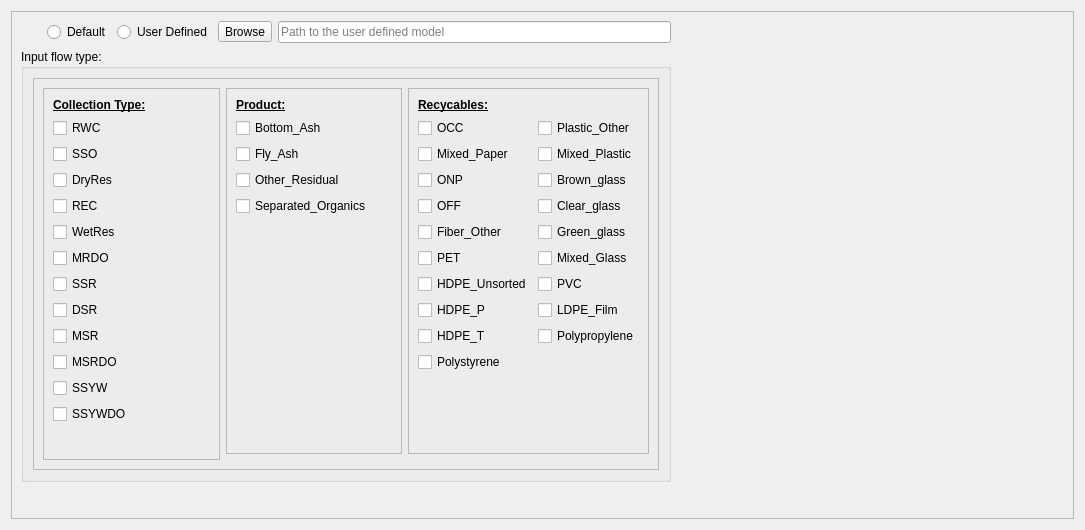
                     <widget class="QWidget" name="Landfill">
                      <property name="geometry">
                       <rect>
                        <x>0</x>
                        <y>0</y>
                        <width>1085</width>
                        <height>530</height>
                       </rect>
                      </property>
                      <attribute name="label">
                       <string>Landfill (LF)</string>
                      </attribute>
                      <layout class="QGridLayout" name="gridLayout_23">
                       <item row="0" column="0">
                        <widget class="QFrame" name="frame_11">
                         <property name="frameShape">
                          <enum>QFrame::StyledPanel</enum>
                         </property>
                         <property name="frameShadow">
                          <enum>QFrame::Raised</enum>
                         </property>
                         <layout class="QGridLayout" name="gridLayout_24">
                          <item row="5" column="0">
                           <spacer name="verticalSpacer_8">
                            <property name="orientation">
                             <enum>Qt::Vertical</enum>
                            </property>
                            <property name="sizeHint" stdset="0">
                             <size>
                              <width>20</width>
                              <height>40</height>
                             </size>
                            </property>
                           </spacer>
                          </item>
                          <item row="0" column="2">
                           <widget class="QRadioButton" name="IT_UserDefine">
                            <property name="text">
                             <string>User Defined</string>
                            </property>
                           </widget>
                          </item>
                          <item row="4" column="0" colspan="5">
                           <widget class="QGroupBox" name="groupBox">
                            <property name="minimumSize">
                             <size>
                              <width>400</width>
                              <height>330</height>
                             </size>
                            </property>
                            <property name="title">
                             <string>Input flow type:</string>
                            </property>
                            <layout class="QGridLayout" name="gridLayout_54">
                             <item row="0" column="0">
                              <widget class="QFrame" name="frame_12">
                               <property name="frameShape">
                                <enum>QFrame::StyledPanel</enum>
                               </property>
                               <property name="frameShadow">
                                <enum>QFrame::Raised</enum>
                               </property>
                               <layout class="QGridLayout" name="gridLayout_26">
                                <item row="0" column="2">
                                 <widget class="QFrame" name="frame_13">
                                  <property name="frameShape">
                                   <enum>QFrame::StyledPanel</enum>
                                  </property>
                                  <property name="frameShadow">
                                   <enum>QFrame::Raised</enum>
                                  </property>
                                  <layout class="QGridLayout" name="gridLayout_27">
                                   <item row="5" column="0">
                                    <widget class="QCheckBox" name="IT_Fiber_Other">
                                     <property name="text">
                                      <string>Fiber_Other</string>
                                     </property>
                                    </widget>
                                   </item>
                                   <item row="7" column="1">
                                    <widget class="QCheckBox" name="IT_PVC">
                                     <property name="text">
                                      <string>PVC</string>
                                     </property>
                                    </widget>
                                   </item>
                                   <item row="10" column="1">
                                    <widget class="QCheckBox" name="IT_Polypropylene">
                                     <property name="text">
                                      <string>Polypropylene</string>
                                     </property>
                                    </widget>
                                   </item>
                                   <item row="2" column="1">
                                    <widget class="QCheckBox" name="IT_Mixed_Plastic">
                                     <property name="text">
                                      <string>Mixed_Plastic</string>
                                     </property>
                                    </widget>
                                   </item>
                                   <item row="10" column="0">
                                    <widget class="QCheckBox" name="IT_HDPE_T">
                                     <property name="text">
                                      <string>HDPE_T</string>
                                     </property>
                                    </widget>
                                   </item>
                                   <item row="5" column="1">
                                    <widget class="QCheckBox" name="IT_Green_glass">
                                     <property name="text">
                                      <string>Green_glass</string>
                                     </property>
                                    </widget>
                                   </item>
                                   <item row="4" column="0">
                                    <widget class="QCheckBox" name="IT_OFF">
                                     <property name="text">
                                      <string>OFF</string>
                                     </property>
                                    </widget>
                                   </item>
                                   <item row="8" column="0">
                                    <widget class="QCheckBox" name="IT_HDPE_P">
                                     <property name="text">
                                      <string>HDPE_P</string>
                                     </property>
                                    </widget>
                                   </item>
                                   <item row="7" column="0">
                                    <widget class="QCheckBox" name="IT_HDPE_Unsorted">
                                     <property name="text">
                                      <string>HDPE_Unsorted</string>
                                     </property>
                                    </widget>
                                   </item>
                                   <item row="8" column="1">
                                    <widget class="QCheckBox" name="IT_LDPE_Film">
                                     <property name="text">
                                      <string>LDPE_Film</string>
                                     </property>
                                    </widget>
                                   </item>
                                   <item row="3" column="1">
                                    <widget class="QCheckBox" name="IT_Brown_glass">
                                     <property name="text">
                                      <string>Brown_glass</string>
                                     </property>
                                    </widget>
                                   </item>
                                   <item row="16" column="0">
                                    <spacer name="verticalSpacer_6">
                                     <property name="orientation">
                                      <enum>Qt::Vertical</enum>
                                     </property>
                                     <property name="sizeHint" stdset="0">
                                      <size>
                                       <width>20</width>
                                       <height>40</height>
                                      </size>
                                     </property>
                                    </spacer>
                                   </item>
                                   <item row="1" column="1">
                                    <widget class="QCheckBox" name="IT_Plastic_Other">
                                     <property name="text">
                                      <string>Plastic_Other</string>
                                     </property>
                                    </widget>
                                   </item>
                                   <item row="4" column="1">
                                    <widget class="QCheckBox" name="IT_Clear_glass">
                                     <property name="text">
                                      <string>Clear_glass</string>
                                     </property>
                                    </widget>
                                   </item>
                                   <item row="2" column="0">
                                    <widget class="QCheckBox" name="IT_Mixed_Paper">
                                     <property name="text">
                                      <string>Mixed_Paper</string>
                                     </property>
                                    </widget>
                                   </item>
                                   <item row="3" column="0">
                                    <widget class="QCheckBox" name="IT_ONP">
                                     <property name="text">
                                      <string>ONP</string>
                                     </property>
                                    </widget>
                                   </item>
                                   <item row="15" column="0">
                                    <widget class="QCheckBox" name="IT_Polystyrene">
                                     <property name="text">
                                      <string>Polystyrene</string>
                                     </property>
                                    </widget>
                                   </item>
                                   <item row="6" column="0">
                                    <widget class="QCheckBox" name="IT_PET">
                                     <property name="text">
                                      <string>PET</string>
                                     </property>
                                    </widget>
                                   </item>
                                   <item row="6" column="1">
                                    <widget class="QCheckBox" name="IT_Mixed_Glass">
                                     <property name="text">
                                      <string>Mixed_Glass</string>
                                     </property>
                                    </widget>
                                   </item>
                                   <item row="1" column="0">
                                    <widget class="QCheckBox" name="IT_OCC">
                                     <property name="text">
                                      <string>OCC</string>
                                     </property>
                                    </widget>
                                   </item>
                                   <item row="0" column="0" colspan="2">
                                    <widget class="QLabel" name="label_24">
                                     <property name="font">
                                      <font>
                                       <weight>75</weight>
                                       <bold>true</bold>
                                       <underline>true</underline>
                                       <kerning>true</kerning>
                                      </font>
                                     </property>
                                     <property name="text">
                                      <string>Recycables:</string>
                                     </property>
                                    </widget>
                                   </item>
                                  </layout>
                                 </widget>
                                </item>
                                <item row="0" column="0" rowspan="2">
                                 <widget class="QFrame" name="frame_15">
                                  <property name="frameShape">
                                   <enum>QFrame::StyledPanel</enum>
                                  </property>
                                  <property name="frameShadow">
                                   <enum>QFrame::Raised</enum>
                                  </property>
                                  <layout class="QGridLayout" name="gridLayout_29">
                                   <item row="10" column="0">
                                    <widget class="QCheckBox" name="IT_MSRDO">
                                     <property name="text">
                                      <string>MSRDO</string>
                                     </property>
                                    </widget>
                                   </item>
                                   <item row="2" column="0">
                                    <widget class="QCheckBox" name="IT_SSO">
                                     <property name="text">
                                      <string>SSO</string>
                                     </property>
                                    </widget>
                                   </item>
                                   <item row="3" column="0">
                                    <widget class="QCheckBox" name="IT_DryRes">
                                     <property name="sizePolicy">
                                      <sizepolicy hsizetype="Minimum" vsizetype="Fixed">
                                       <horstretch>0</horstretch>
                                       <verstretch>0</verstretch>
                                      </sizepolicy>
                                     </property>
                                     <property name="text">
                                      <string>DryRes</string>
                                     </property>
                                    </widget>
                                   </item>
                                   <item row="13" column="0">
                                    <spacer name="verticalSpacer_5">
                                     <property name="orientation">
                                      <enum>Qt::Vertical</enum>
                                     </property>
                                     <property name="sizeHint" stdset="0">
                                      <size>
                                       <width>20</width>
                                       <height>40</height>
                                      </size>
                                     </property>
                                    </spacer>
                                   </item>
                                   <item row="5" column="0">
                                    <widget class="QCheckBox" name="IT_WetRes">
                                     <property name="text">
                                      <string>WetRes</string>
                                     </property>
                                    </widget>
                                   </item>
                                   <item row="7" column="0">
                                    <widget class="QCheckBox" name="IT_SSR">
                                     <property name="text">
                                      <string>SSR</string>
                                     </property>
                                    </widget>
                                   </item>
                                   <item row="9" column="0">
                                    <widget class="QCheckBox" name="IT_MSR">
                                     <property name="text">
                                      <string>MSR</string>
                                     </property>
                                    </widget>
                                   </item>
                                   <item row="6" column="0">
                                    <widget class="QCheckBox" name="IT_MRDO">
                                     <property name="text">
                                      <string>MRDO</string>
                                     </property>
                                    </widget>
                                   </item>
                                   <item row="0" column="0">
                                    <widget class="QLabel" name="label_22">
                                     <property name="font">
                                      <font>
                                       <weight>75</weight>
                                       <italic>false</italic>
                                       <bold>true</bold>
                                       <underline>true</underline>
                                       <kerning>true</kerning>
                                      </font>
                                     </property>
                                     <property name="text">
                                      <string>Collection Type:</string>
                                     </property>
                                    </widget>
                                   </item>
                                   <item row="8" column="0">
                                    <widget class="QCheckBox" name="IT_DSR">
                                     <property name="text">
                                      <string>DSR</string>
                                     </property>
                                    </widget>
                                   </item>
                                   <item row="1" column="0">
                                    <widget class="QCheckBox" name="IT_RWC">
                                     <property name="sizePolicy">
                                      <sizepolicy hsizetype="Minimum" vsizetype="Fixed">
                                       <horstretch>0</horstretch>
                                       <verstretch>0</verstretch>
                                      </sizepolicy>
                                     </property>
                                     <property name="text">
                                      <string>RWC</string>
                                     </property>
                                    </widget>
                                   </item>
                                   <item row="4" column="0">
                                    <widget class="QCheckBox" name="IT_REC">
                                     <property name="text">
                                      <string>REC</string>
                                     </property>
                                    </widget>
                                   </item>
                                   <item row="11" column="0">
                                    <widget class="QCheckBox" name="IT_SSYW">
                                     <property name="text">
                                      <string>SSYW</string>
                                     </property>
                                    </widget>
                                   </item>
                                   <item row="12" column="0">
                                    <widget class="QCheckBox" name="IT_SSYWDO">
                                     <property name="text">
                                      <string>SSYWDO</string>
                                     </property>
                                    </widget>
                                   </item>
                                  </layout>
                                 </widget>
                                </item>
                                <item row="0" column="1">
                                 <widget class="QFrame" name="frame_14">
                                  <property name="frameShape">
                                   <enum>QFrame::StyledPanel</enum>
                                  </property>
                                  <property name="frameShadow">
                                   <enum>QFrame::Raised</enum>
                                  </property>
                                  <layout class="QGridLayout" name="gridLayout_28">
                                   <item row="2" column="0">
                                    <widget class="QCheckBox" name="IT_Fly_Ash">
                                     <property name="text">
                                      <string>Fly_Ash</string>
                                     </property>
                                    </widget>
                                   </item>
                                   <item row="1" column="0">
                                    <widget class="QCheckBox" name="IT_Bottom_Ash">
                                     <property name="text">
                                      <string>Bottom_Ash</string>
                                     </property>
                                    </widget>
                                   </item>
                                   <item row="3" column="0">
                                    <widget class="QCheckBox" name="IT_Other_Residual">
                                     <property name="text">
                                      <string>Other_Residual</string>
                                     </property>
                                    </widget>
                                   </item>
                                   <item row="5" column="0">
                                    <spacer name="verticalSpacer_7">
                                     <property name="orientation">
                                      <enum>Qt::Vertical</enum>
                                     </property>
                                     <property name="sizeHint" stdset="0">
                                      <size>
                                       <width>20</width>
                                       <height>40</height>
                                      </size>
                                     </property>
                                    </spacer>
                                   </item>
                                   <item row="4" column="0">
                                    <widget class="QCheckBox" name="IT_Separated_Organics">
                                     <property name="text">
                                      <string>Separated_Organics</string>
                                     </property>
                                    </widget>
                                   </item>
                                   <item row="0" column="0">
                                    <widget class="QLabel" name="label_23">
                                     <property name="font">
                                      <font>
                                       <weight>75</weight>
                                       <bold>true</bold>
                                       <underline>true</underline>
                                       <kerning>true</kerning>
                                      </font>
                                     </property>
                                     <property name="text">
                                      <string>Product:</string>
                                     </property>
                                    </widget>
                                   </item>
                                  </layout>
                                 </widget>
                                </item>
                               </layout>
                              </widget>
                             </item>
                            </layout>
                           </widget>
                          </item>
                          <item row="4" column="5">
                           <spacer name="horizontalSpacer_4">
                            <property name="orientation">
                             <enum>Qt::Horizontal</enum>
                            </property>
                            <property name="sizeHint" stdset="0">
                             <size>
                              <width>40</width>
                              <height>20</height>
                             </size>
                            </property>
                           </spacer>
                          </item>
                          <item row="0" column="1">
                           <widget class="QRadioButton" name="IT_Default">
                            <property name="text">
                             <string>Default</string>
                            </property>
                           </widget>
                          </item>
                          <item row="0" column="3">
                           <widget class="QToolButton" name="IT_BR">
                            <property name="text">
                             <string>Browse</string>
                            </property>
                           </widget>
                          </item>
                          <item row="0" column="4">
                           <widget class="QLineEdit" name="IT_FName">
                            <property name="placeholderText">
                             <string>Path to the user defined model</string>
                            </property>
                           </widget>
                          </item>
                         </layout>
                        </widget>
                       </item>
                      </layout>
                     </widget>
